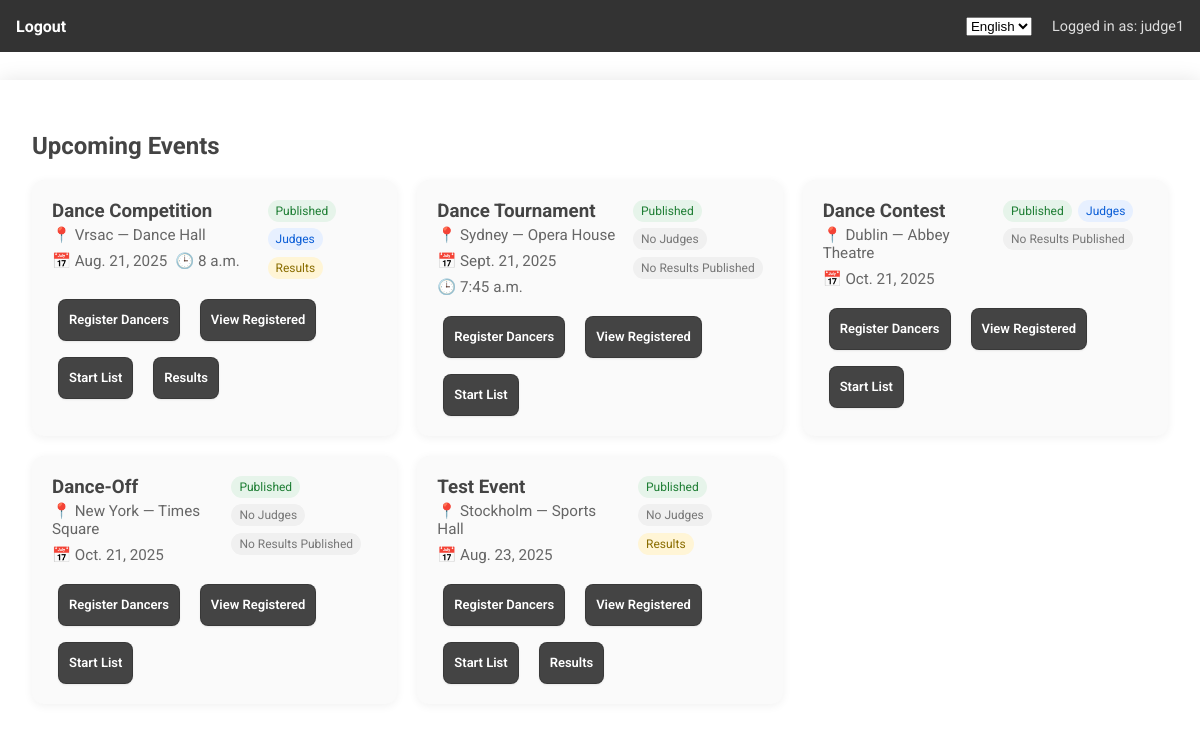
Screenshot of /events/ (signed in) with the database file from the repository.
### core/models.py (models this page shows, shortened)
class Event(models.Model):
    name = models.CharField(max_length=100, verbose_name=_("Event Name"))
    location = models.CharField(max_length=100, verbose_name=_("Location"))
    city = models.CharField(max_length=100, verbose_name=_("City"))
    date = models.DateField(verbose_name=_("Date"))
    is_published = models.BooleanField(default=False, verbose_name=_("Is Published"))
    results_published = models.BooleanField(default=False, verbose_name=_("Results Published"))
    start_time = models.TimeField(null=True, blank=True, verbose_name=_("Start Time"))
    class Meta:
        verbose_name = _("Event")
        verbose_name_plural = _("Events")

### core/views.py (the view)
# urls.py: path('events/', views.event_list, name='event_list'),
@login_required
def event_list(request):
    events = Event.objects.all()
    for event in events:
        event.has_judges = User.objects.filter(username__startswith=f"judge_{event.id}_").exists()
    return render(request, 'core/event_list.html', {
        'events': events
    })

### core/context_processors.py (called while the page is built)
def add_pending_club_count(request):
    if request.user.is_authenticated and request.user.is_superuser:
        return {
            'clubs_pending_count': DanceClub.objects.filter(confirmed=False).count()
        }
    return {}

### core/templates/core/event_list.html (shortened to what this page needs)
{% extends 'core/base.html' %}
{% load i18n %}
{% block content %}
<h2>{% trans "Upcoming Events" %}</h2>
<div class="event-grid">
    {% for event in events %}
    <div class="event-card">
        <div class="event-header">
            <div>
                <h3 class="event-title">{{ event.name }}</h3>
                <div class="event-meta">
                    <span>📍 {{ event.city }} — {{ event.location }}</span>
                    <span>📅 {{ event.date }}</span>
                    {% if event.start_time %}
                    <span>🕒 {{ event.start_time }}</span>
                    {% endif %}
                </div>
            </div>
            <div class="status-chips">
                {% if event.is_published %}
                <span class="chip chip-green" title="Start list is published">{% trans "Published" %}</span>
                {% else %}
                <span class="chip">{% trans "Unpublished" %}</span>
                {% endif %}
                {% if event.has_judges %}
                <span class="chip chip-blue" title="Judge accounts exist">{% trans "Judges" %}</span>
                {% else %}
                <span class="chip chip-muted">{% trans "No Judges" %}</span>
                {% endif %}
                {% if event.results_published %}
                <span class="chip chip-gold" title="Results are public">{% trans "Results" %}</span>
                {% else %}
                <span class="chip chip-muted">{% trans "No Results Published" %}</span>
                {% endif %}
            </div>
        </div>
        <div class="event-actions">
            <a href="{% url 'register_dancer' event.id %}" class="btn btn-default">{% trans "Register Dancers" %}</a>
            <a href="{% url 'list_event_participants' event.id %}" class="btn btn-default">{% trans "View Registered" %}</a>
            {% if user.is_superuser %}
            <a href="{% url 'manage_start_list' event.id %}" class="btn btn-default">{% trans "Manage Start List" %}</a>
            {% else %}
            <a href="{% url 'start_list' event.id %}" class="btn btn-default">{% trans "Start List" %}</a>
            {% endif %}
            {% if user.is_superuser %}
            <details class="more-actions">
                <summary class="btn btn-edit">{% trans "More" %}</summary>
                <div class="more-actions-panel">
                    <a href="{% url 'manage_styles' event.id %}" class="btn btn-default">{% trans "Manage Style Categories" %}</a>
                    <a href="{% url 'event_music' event.id %}" class="btn btn-default">{% trans "Event Music" %}</a>
                    <a href="{% url 'manage_judges' event.id %}" class="btn btn-default">{% trans "Judges" %}</a>
                    <a href="{% url 'event_awards' event.id %}" class="btn btn-default">{% trans "Awards" %}</a>
                    <a href="{% url 'edit_event' event.id %}" class="btn btn-default">{% trans "Manage Event" %}</a>
                    <a href="{% url 'notify_clubs' event.id %}" class="btn btn-default">{% trans "Notify Clubs" %}</a>
                </div>
            </details>
            {% else %}
            {% if event.results_published %}
            <a href="{% url 'event_awards' event.id %}" class="btn btn-default">{% trans "Results" %}</a>
            {% endif %}
            {% endif %}
        </div>
    </div>
    {% empty %}
    <p>{% trans "No events yet." %}</p>
    {% endfor %}
</div>
{% endblock %}

### core/templates/core/base.html (shortened to what this page needs)
{% load i18n %}
<!DOCTYPE html>
<html lang="en">
<head>
    {% load static %}
</head>
<body>
    <nav>
        <div class="nav-left">
            {% if user.is_authenticated %}
            {% if user.username|slice:":5" == "judge" %}
            <a href="{% url 'logout' %}">{% trans "Logout" %}</a>
            {% else %}
            <a href="{% url 'club_dashboard' %}">{% trans "My Club" %}</a>
            <a href="{% url 'list_dancers' %}">{% trans "Dancers" %}</a>
            <a href="{% url 'event_list' %}">{% trans "Events" %}</a>
            <a href="{% url 'logout' %}">{% trans "Logout" %}</a>
            {% endif %}
            {% endif %}
        </div>
        <div class="nav-right">
            <form action="{% url 'set_language' %}" method="post" style="display:inline;">
                <select name="language" onchange="this.form.submit()" style="margin-right: 10px;">
                    {% get_current_language as LANGUAGE_CODE %}
                    {% get_available_languages as LANGUAGES %}
                    {% for lang_code, lang_name in LANGUAGES %}
                    <option value="{{ lang_code }}" {% if lang_code == LANGUAGE_CODE %}selected{% endif %}>
                        {{ lang_name }}
                    </option>
                    {% endfor %}
                </select>
            </form>
            {% if user.is_authenticated %}
            <span>{% trans "Logged in as: " %}{{ user.username }}</span>
            {% endif %}
        </div>
    </nav>
    <div class="container">
        {% block content %}{% endblock %}
    </div>
</body>
</html>

### core/templates/core/event_list.html (style rules this page uses)
.event-grid { display: grid; grid-template-columns: repeat(auto-fill, minmax(340px, 1fr)); gap: 1.25rem; }
.event-card { background: #fafafa; border-radius: 12px; padding: 1.25rem 1.25rem 1rem; box-shadow: 0 2px 10px rgba(0, 0, 0, 0.06); transition: transform .15s ease, box-shadow .15s ease; }
.event-header { display: flex; justify-content: space-between; gap: 1rem; align-items: flex-start; }
.event-title { margin: 0 0 .25rem 0; }
.event-meta { display: flex; flex-wrap: wrap; gap: .5rem; color: #666; font-size: .95rem; }
.status-chips { display: flex; gap: .4rem; flex-wrap: wrap; }
.chip { display: inline-block; padding: .25rem .5rem; border-radius: 999px; font-size: .75rem; background: #eee; color: #444; white-space: nowrap; }
.chip-green { background: #e6f4ea; color: #1e7e34; }
.chip-blue { background: #e7f0ff; color: #0b5ed7; }
.chip-gold { background: #fff5d6; color: #8a6d00; }
.chip-muted { background: #f0f0f0; color: #777; }
.event-actions { display: flex; flex-wrap: wrap; gap: .5rem; margin-top: 1rem; }

### rows the page displays
Event: name "Dance Competition", city "Vrsac", location "Dance Hall", date "Aug. 21, 2025", start_time "8 a.m."
Event: name "Dance Tournament", city "Sydney", location "Opera House", date "Sept. 21, 2025", start_time "7:45 a.m."
Event: name "Dance Contest", city "Dublin", location "Abbey Theatre", date "Oct. 21, 2025"
Event: name "Dance-Off", city "New York", location "Times Square", date "Oct. 21, 2025"
Event: name "Test Event", city "Stockholm", location "Sports Hall", date "Aug. 23, 2025"

### other values shown
{{ user.username }} "judge1"
form field language "English"
